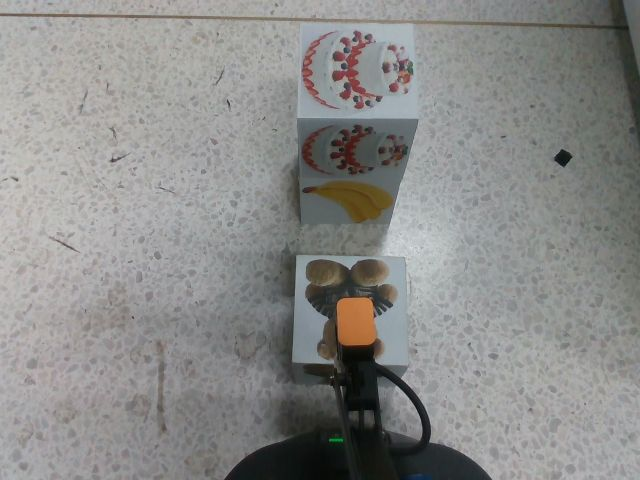
#> input picture tmp/before.jpg, 640 x 480 px, found by its file name
$ python local_crop.py
#> lines starting #> are read from the running program, lines starting #| are printed output that depends on the picture
import sys

import numpy as np
from PIL import Image, ImageDraw

IMAGES = {
    "before_1929": r"D:\NXROBO\tmp\before.jpg",
    "now_1959": r"D:\NXROBO\tmp\snap_after_probe.jpg",
}
CROP = (270, 0, 450, 380)

tiles = []
for name, path in IMAGES.items():
    img = Image.open(path).convert("RGB")
#> img is the input picture: PIL image 640x480 RGB; mean R, G, B 138.8, 139, 137.2
    crop = img.crop(CROP).resize(((CROP[2] - CROP[0]) * 2, (CROP[3] - CROP[1]) * 2),
                                 Image.LANCZOS)
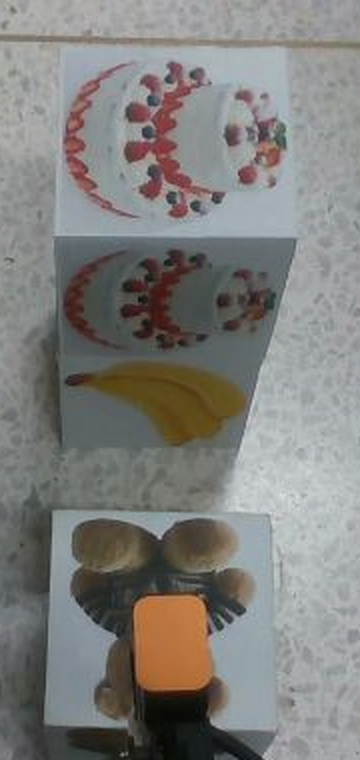
#> crop: PIL image 360x760 RGB; mean R, G, B 128.4, 127.5, 124.7
    draw = ImageDraw.Draw(crop)
    draw.text((6, 6), name, fill=(255, 0, 0))
    tiles.append(crop)
#> pass 2 of the loop `for name, path in IMAGES.items():`:
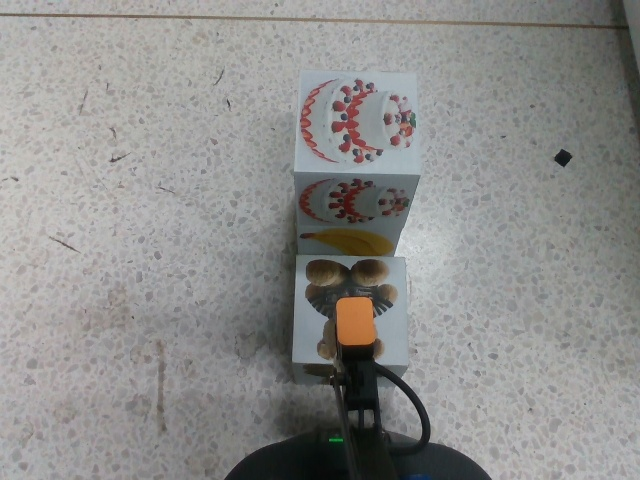
#> input picture tmp/snap_after_probe.jpg, 640 x 480 px, found by its file name
#> img is the input picture: PIL image 640x480 RGB; mean R, G, B 141.6, 141.3, 139.7
#> `crop = img.crop(CROP).resize(((CROP[2] - CROP[0]) * 2, (CROP[3] - CROP..`:
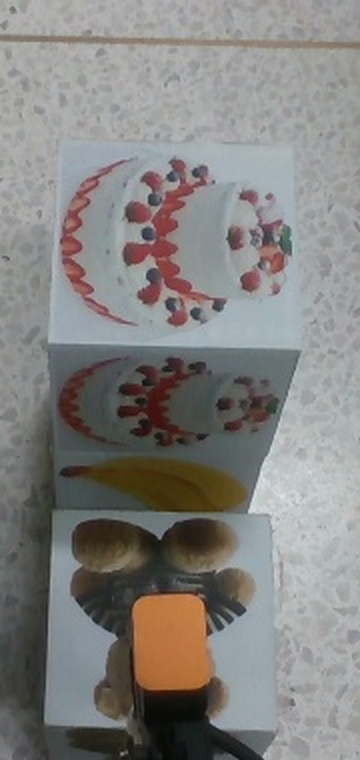
#> crop: PIL image 360x760 RGB; mean R, G, B 132, 130.6, 128.3

w = sum(t.width for t in tiles)
#> w = 720
h = max(t.height for t in tiles)
#> h = 760
canvas = Image.new("RGB", (w + 10, h), (20, 20, 20))
#> canvas: PIL image 730x760 RGB; every value is 20
x = 0
for t in tiles:
    canvas.paste(t, (x, 0))
    x += t.width + 10
#> this loop made 2 passes
#> x on passes 1 to 2: 370, 740
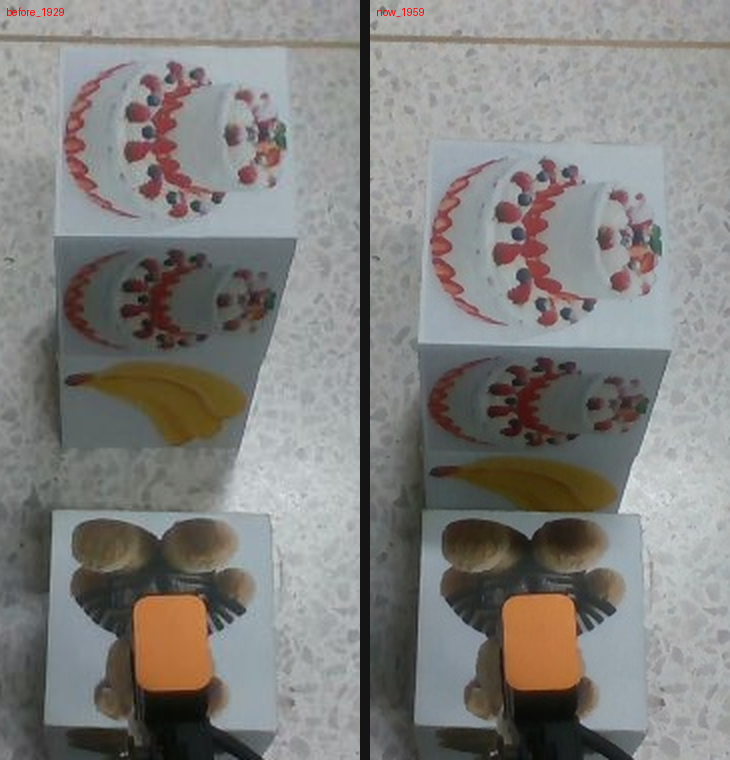
#> canvas: PIL image 730x760 RGB; mean R, G, B 128.7, 127.5, 125
#> after the loop, x = 740
canvas.save(r"D:\NXROBO\tmp\tower_compare.png")
print("saved tower_compare.png", canvas.size)
#| saved tower_compare.png (730, 760)
